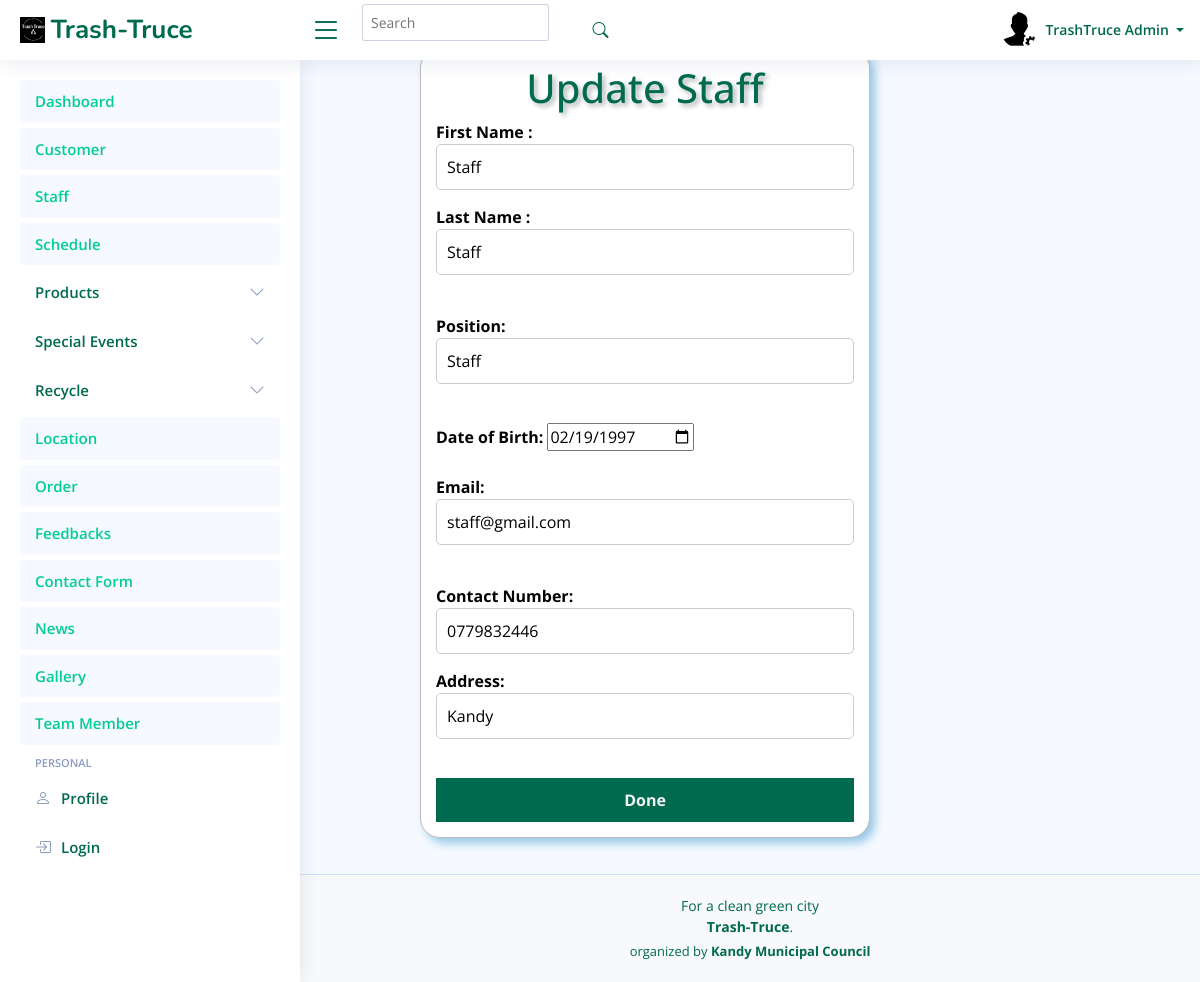
The page /admin_TrashTruce/EditStaff.php?id=5 on the database its author committed.
### tables this page shows
CREATE TABLE `staff` (
  `ID` int(11) NOT NULL,
  `First_Name` text NOT NULL,
  `Last_Name` text NOT NULL,
  `position` text NOT NULL,
  `DOB` text NOT NULL,
  `Email` text NOT NULL,
  `Password` text NOT NULL,
  `Contact` text NOT NULL,
  `Address` text NOT NULL,
  `Date` timestamp NOT NULL DEFAULT current_timestamp() ON UPDATE current_timestamp()
);

### FO/admin.php (called while the page is built, shortened)
<?php
class admin
{
    public static function GetAdmin($ID)
    {
        try {
            $query = "SELECT `ID`, `Full_Name`, `Image`, `About`, `Job`, `Address`, `Phone`, `Email`, `password` FROM `admin` WHERE `ID` = :ID ";
            $conn = Conn::GetConnection();
            $st = $conn->prepare($query);
            $st->bindValue(":ID", $ID, PDO::PARAM_INT);
            $st->execute();
            $r = $st->fetch(PDO::FETCH_ASSOC);
            if ($r) {
                $admin = new admin();
                $admin->ID = $r['ID'];
                $admin->fullname = $r['Full_Name'];
                $admin->image = $r['Image'];
                $admin->about = $r['About'];
                $admin->job = $r['Job'];
                $admin->address = $r['Address'];
                $admin->phone = $r['Phone'];
                $admin->email = $r['Email'];
                $admin->password = $r['password'];
                return $admin;
            }
            return null;
        } catch (Exception $th) {
            throw $th;
        }
    }
}
?>

### FO/Staff.php (called while the page is built, shortened)
<?php
class staff{
    public static function GetStaffDetail($ID)
    {
        try {
            $query = "SELECT `ID`, `First_Name`, `Last_Name`,`position`, `DOB`, `Address`, `Email`, `Contact`, `Password`
            FROM `staff` WHERE `ID` = :ID";
            $conn = Conn::GetConnection();
            $st = $conn->prepare($query);
            $st->bindValue(":ID", $ID, PDO::PARAM_INT);
            $st->execute();
            $r = $st->fetch(PDO::FETCH_ASSOC);
            if ($r) {
                $staff = new staff();
                $staff->ID = $r['ID'];
                $staff->fname = $r['First_Name'];
                $staff->lname = $r['Last_Name'];
                $staff->position=$r['position'];
                $staff->dob = $r['DOB'];
                $staff->address = $r['Address'];
                $staff->email = $r['Email'];
                $staff->phone = $r['Contact'];
                $staff->password = $r['Password'];
                return $staff;
            }
            return null;
        } catch (Exception $th) {
            throw $th;
        }
    }
}
?>

### admin_TrashTruce/EditStaff.php (the view, shortened to what this page needs)
<?php
include('../FO/Staff.php');
if(isset($_GET['id'])) {
    $staffID = $_GET['id'];
    try {
        $staff = staff::GetStaffDetail($staffID);
    } catch(Exception $e) {
        echo 'Error: ' . $e->getMessage();
        exit;
    }
} else {
    echo 'Staff ID not provided.';
    exit;
}
?>
<!DOCTYPE html>
<html lang="en">
<head>
    <link rel="stylesheet" href="assets/css/AddP.css">
</head>
<body>
    <div>
        <?php include "Header.php"; ?>
    </div>
    <div class="main">
        <div class="AddProduct">
            <h1>Update Staff</h1>
            <form action="" method="post">
                First Name :
                <input type="text" name="FName" value="<?php echo $staff->fname; ?>"><br>
                Last Name :
                <input type="text" name="Lname" value="<?php echo $staff->lname; ?>"><br><br>
                Position:
                <input type="text" name="position" value="<?php echo $staff->position; ?>"><br><br>
                Date of Birth:
                <input type="date" id="dob" name="dob" value="<?php echo $staff->dob; ?>"><br><br>
                Email:
                <input type="text" name="Email" value="<?php echo $staff->email; ?>"><br><br>
                Contact Number:
                <input type="text" name="contact" value="<?php echo $staff->phone; ?>"><br>
                Address:
                <input type="text" name="address" value="<?php echo $staff->address; ?>"><br><br>
                <button class="btnAddProduct" type="submit" name="Update">Done</button>
            </form>
        </div>
    </div>
    <div>
    </div>
</body>
</html>

### admin_TrashTruce/Header.php (shortened to what this page needs)
<?php
include_once('../FO/admin.php');
?>
<!DOCTYPE html>
<html lang="en">
<head>
  <link href="assets/vendor/bootstrap/css/bootstrap.min.css" rel="stylesheet">
  <link href="assets/vendor/bootstrap-icons/bootstrap-icons.css" rel="stylesheet">
  <link href="assets/vendor/boxicons/css/boxicons.min.css" rel="stylesheet">
  <link href="assets/vendor/quill/quill.snow.css" rel="stylesheet">
  <link href="assets/vendor/quill/quill.bubble.css" rel="stylesheet">
  <link href="assets/vendor/remixicon/remixicon.css" rel="stylesheet">
  <link href="assets/vendor/simple-datatables/style.css" rel="stylesheet">
  <link href="assets/css/style.css" rel="stylesheet">
</head>
<body>
  <header id="header" class="header fixed-top d-flex align-items-center">
    <div class="d-flex align-items-center justify-content-between">
      <a href="index.html" class="logo d-flex align-items-center">
        <img src="assets/img/Untitled 1 (1).png" alt="">
        <span class="d-none d-lg-block">Trash-Truce</span>
      </a>
      <i class="bi bi-list toggle-sidebar-btn"></i>
    </div>
    <div class="search-bar">
      <form class="search-form d-flex align-items-center" method="GET" action="">
        <input type="text" name="search" placeholder="Search" value="<?php echo isset($_GET['search']) ? htmlspecialchars($_GET['search']) : ''; ?>" title="Enter search keyword">
        <button type="submit" title="Search"><i class="bi bi-search"></i></button>
      </form>
  </div>
    <nav class="header-nav ms-auto">
      <ul class="d-flex align-items-center">
        <li class="nav-item dropdown pe-3">
    <a class="nav-link nav-profile d-flex align-items-center pe-0" href="#" data-bs-toggle="dropdown">
        <?php
        $adminID = 1;
        $admin = admin::GetAdmin($adminID);
        if ($admin && !empty($admin->image)) {
            echo '<img src="' . $admin->image . '" alt="Profile" class="rounded-circle">';
        } else {
            echo '<img src="assets/img/default-profile-img.jpg" alt="Profile" class="rounded-circle">';
        }
        ?>
        <span class="d-none d-md-block dropdown-toggle ps-2">
            <?php
            if ($admin) {
                echo $admin->fullname;
            } else {
                echo "Admin Name";
            }
            ?>
        </span>
    </a>
        </li>
      </ul>
    </nav>
  </header>
  <aside id="sidebar" class="sidebar">
    <ul class="sidebar-nav" id="sidebar-nav">
      <li class="nav-item">
        <a class="nav-link " href="Dashboard.php">
          <span>Dashboard</span>
        </a>
      </li>
      <li class="nav-item">
        <a class="nav-link " href="Customer.php">
          <span>Customer</span>
        </a>
      </li>
      <li class="nav-item">
        <a class="nav-link " href="Staff.php">
          <span>Staff</span>
        </a>
      </li>
      <li class="nav-item">
        <a class="nav-link " href="Schedule.php">
          <span>Schedule</span>
        </a>
      </li>
      <li class="nav-item">
        <a class="nav-link collapsed" data-bs-target="#components-nav" data-bs-toggle="collapse" href="Products.php">
         <span>Products</span><i class="bi bi-chevron-down ms-auto"></i>
        </a>
      </li>
      <li class="nav-item">
        <a class="nav-link collapsed" data-bs-target="#components-nav" data-bs-toggle="collapse" href="#">
         <span>Special Events</span><i class="bi bi-chevron-down ms-auto"></i>
        </a>
      </li>
      <li class="nav-item">
        <a class="nav-link collapsed" data-bs-target="#components-nav" data-bs-toggle="collapse" href="#">
         <span>Recycle</span><i class="bi bi-chevron-down ms-auto"></i>
        </a>
      </li>
      <li class="nav-item">
        <a class="nav-link " href="Location.php">
          <span>Location</span>
        </a>
      </li>
      <li class="nav-item">
        <a class="nav-link " href="Order.php">
          <span>Order</span>
        </a>
      </li>
      <li class="nav-item">
        <a class="nav-link " href="Feedback.php">
          <span>Feedbacks</span>
        </a>
      </li>
      <li class="nav-item">
        <a class="nav-link " href="ContactUs.php">
          <span>Contact Form</span>
        </a>
      </li>
      <li class="nav-item">
        <a class="nav-link " href="News.php">
          <span>News</span>
        </a>
      </li>
      <li class="nav-item">
        <a class="nav-link " href="Gallery.php">
          <span>Gallery</span>
        </a>
      </li>
      <li class="nav-item">
        <a class="nav-link " href="Team.php">
          <span>Team Member</span>
        </a>
      </li>
      <li class="nav-heading">Personal</li>
      <li class="nav-item">
        <a class="nav-link collapsed" href="Profile.php">
          <i class="bi bi-person"></i>
          <span>Profile</span>
        </a>
      </li>
      <li class="nav-item">
        <a class="nav-link collapsed" href="Login.php">
          <i class="bi bi-box-arrow-in-right"></i>
          <span>Login</span>
        </a>
      </li>
    </ul>
  </aside>
</body>
</html>

### admin_TrashTruce/assets/css/AddP.css (style rules this page uses)
body { font-family: "Open Sans", sans-serif; background: #f6f9ff; color: #444444; }
.AddProduct { border: 1px solid rgb(194, 188, 188); background-color: rgb(255, 255, 255); margin-left: 35%; width: 450px; padding: 15px; border-radius: 20px; box-shadow: 5px 5px 10px #94c8e6; color: rgb(3, 3, 3); font-size: 1em; font-weight: bold; text-align: left; margin-top: 4%; margin-bottom: 3%; }
.AddProduct h1 { text-align: center; color: #006A4E;; font-family: "Open Sans", sans-serif; text-shadow: 3px 3px 5px #afb4b4; font-size: 2.5em; }
form input[type="text"], form input[type="password"], form textarea, form select, form input[type="file"], form input[type="number"] { width: 100%; padding: 10px; margin-bottom: 15px; border: 1px solid #ccc; border-radius: 5px; box-sizing: border-box; }
button { background-color: #006A4E; color: rgb(243, 243, 243); border: none; border-radius: 10px; padding: 10px 20px; text-align: center; width: 100%; text-decoration: none; display: inline-block; font-size: 20px; font-weight: bold; font-family:cursive; margin: 4px 2px; cursor: pointer; align-items: center; margin-left: 95px; margin-top: 0px; }

### admin_TrashTruce/assets/css/style.css (style rules this page uses)
:root { scroll-behavior: smooth; }
body { font-family: "Open Sans", sans-serif; background:#f6f9ff; color: #444444; }
a { color: #00cc96; text-decoration: none; }
h1, h2, h3, h4, h5, h6 { font-family: "Nunito", sans-serif; }
.logo { line-height: 1; }
@media (min-width: 1200px) { .logo { width: 280px; } }
.logo img { max-height: 26px; margin-right: 6px; }
.logo span { font-size: 26px; font-weight: 700; color: #006A4E; font-family: "Nunito", sans-serif; }
.header { transition: all 0.5s; z-index: 997; height: 60px; box-shadow: 0px 2px 20px rgba(1, 41, 112, 0.1); background-color: #fff; padding-left: 20px; }
.header .toggle-sidebar-btn { font-size: 32px; padding-left: 10px; cursor: pointer; color: #006A4E; }
.header .search-bar { min-width: 360px; padding: 0 20px; }
.header .search-form { width: 100%; }
.header .search-form input { border: 0; font-size: 14px; color: #006A4E; border: 1px solid rgba(1, 41, 112, 0.2); padding: 7px 38px 7px 8px; border-radius: 3px; transition: 0.3s; width: 100%; }
.header .search-form button { border: 0; padding: 0; margin-left: -30px; background: none; }
.header .search-form button i { color: #006A4E; }
.header-nav ul { list-style: none; }
.header-nav>ul { margin: 0; padding: 0; }
.header-nav .nav-profile { color: #006A4E; }
.header-nav .nav-profile img { max-height: 36px; }
.header-nav .nav-profile span { font-size: 14px; font-weight: 600; }
.sidebar { position: fixed; top: 60px; left: 0; bottom: 0; width: 300px; z-index: 996; transition: all 0.3s; padding: 20px; overflow-y: auto; scrollbar-width: thin; scrollbar-color: #aab7cf transparent; box-shadow: 0px 0px 20px rgba(1, 41, 112, 0.1); background-color: #fff; }
@media (min-width: 1200px) { #main, #footer { margin-left: 300px; } }
.sidebar-nav { padding: 0; margin: 0; list-style: none; }
.sidebar-nav li { padding: 0; margin: 0; list-style: none; }
.sidebar-nav .nav-item { margin-bottom: 5px; }
.sidebar-nav .nav-heading { font-size: 11px; text-transform: uppercase; color: #899bbd; font-weight: 600; margin: 10px 0 5px 15px; }
.sidebar-nav .nav-link { display: flex; align-items: center; font-size: 15px; font-weight: 600; color: #00cc96; transition: 0.3; background: #f6f9ff; padding: 10px 15px; border-radius: 4px; }
.sidebar-nav .nav-link i { font-size: 16px; margin-right: 10px; color: #00cc96; }
.sidebar-nav .nav-link.collapsed { color: #006A4E; background: #fff; }
.sidebar-nav .nav-link.collapsed i { color: #899bbd; }
.sidebar-nav .nav-link .bi-chevron-down { margin-right: 0; transition: transform 0.2s ease-in-out; }
.footer { padding: 20px 0; font-size: 14px; transition: all 0.3s; border-top: 1px solid #cddfff; }
.footer .copyright { text-align: center; color: #006A4E; }
.footer .credits { padding-top: 5px; text-align: center; font-size: 13px; color: #006A4E; }
.logo img { max-width: 100%; height: auto; }

### rows shown on the page
staff: FName "Staff", Lname "Staff", position "Staff", dob "02/19/1997", Email "staff@gmail.com", contact "0779832446", address "Kandy"

### other values the page prints
$admin->fullname "TrashTruce Admin"
